Frame 1 (no input): blank canvas, image omitted
Frame 60 (the mouse pressed at the canvas centre just before this capture): blank canvas, image omitted
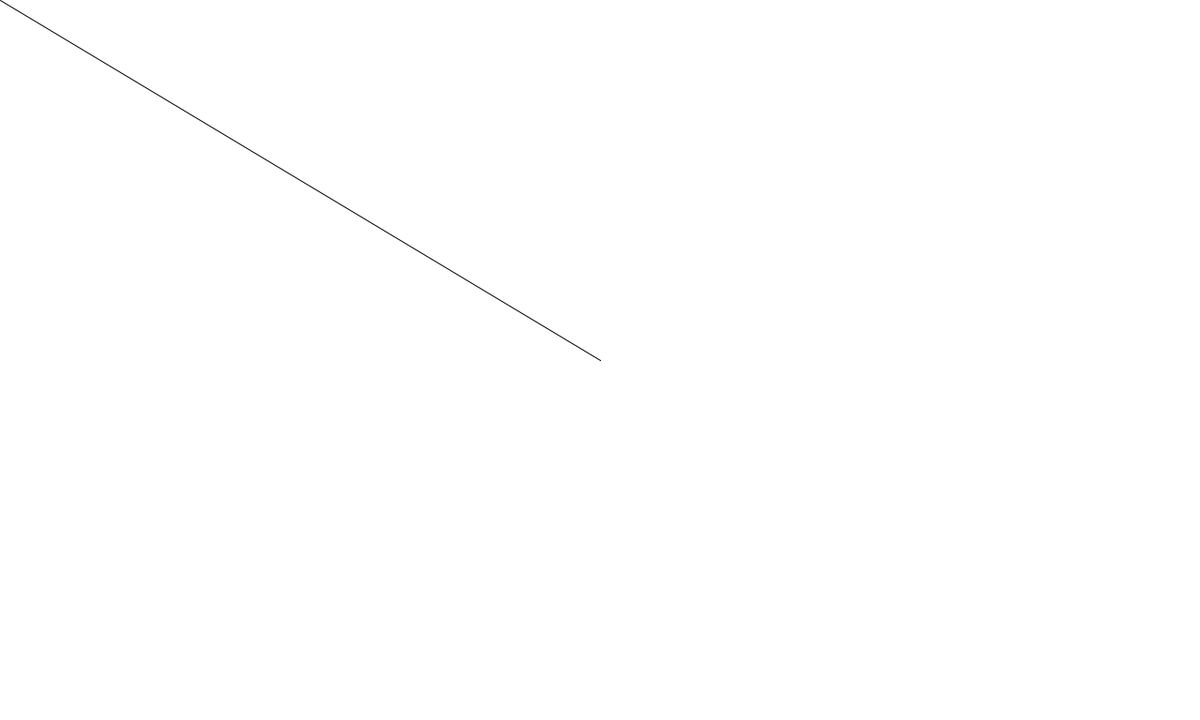
Frame 120 (the mouse held since frame 60 and released just before this capture)

The Processing sketch whose frames 1 and 60 were blank and that drew this single picture after the mouse press (run headless with seeded random() and noise(); from frame 60 on, the mouse is pressed at the canvas centre):

// Processing sketch: Linienabkuerzungen
// ── Linienabkuerzungen.pde
void setup() {
  punkte = new JSONArray();
  size(1280, 768);
  colorMode(HSB, 100);
  background(0, 0, 100);
  stroke(0,0,0);
  fill(0,0,0,0);
}

JSONArray punkte;

void draw(){
  if(mousePressed){
    //Punkte Speichern
    int i = punkte.size();
    if(i == 0 || i < 10 && (mouseX != punkte.getJSONObject(i-1).getInt("mX") || mouseY != punkte.getJSONObject(i-1).getInt("mY") )){
      JSONObject punkt = new JSONObject();
      punkt.setInt("mX", mouseX);
      punkt.setInt("mY", mouseY);
      punkte.setJSONObject(i, punkt);
    }else if(mouseX != punkte.getJSONObject(i-1).getInt("mX") || mouseY != punkte.getJSONObject(i-1).getInt("mY") ){
      stroke(0,0,0,40);
      line(punkte.getJSONObject(0).getInt("mX"), punkte.getJSONObject(0).getInt("mY"), mouseX, mouseY);
      //println("input");
      //println(punkte);
      punkte.remove(0);
      //println(punkte.getJSONObject(0));
      JSONObject punkt = new JSONObject();
      punkt.setInt("mX", mouseX);
      punkt.setInt("mY", mouseY);
      punkte.setJSONObject(i-1, punkt);
    }
    stroke(0,0,0);
    line(pmouseX, pmouseY, mouseX, mouseY);
  }
}
